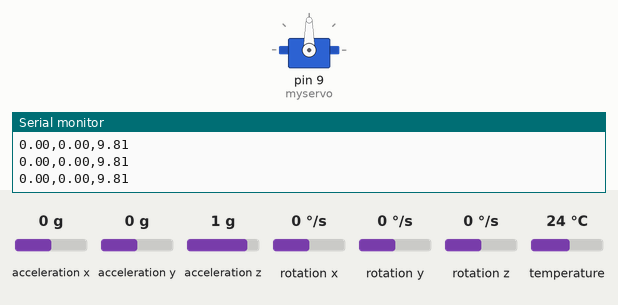
Bench run of a sketch on a simulated Arduino Uno, built with avr-gcc and run on an emulated ATmega328P. Shown: servo, the last lines printed to the serial monitor. Inputs (shaded band) come from the test bench; at power-on: acceleration x 0 g, acceleration y 0 g, acceleration z 1 g, rotation x 0 °/s, rotation y 0 °/s, rotation z 0 °/s, temperature 24 °C.

Above: at 1.3 s.
1.4 s: acceleration x set to -1.4 g
At 2.6 s:
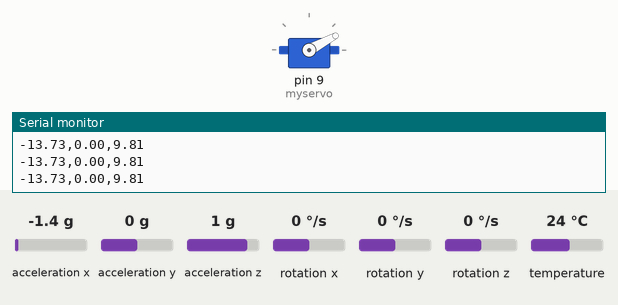
2.9 s: acceleration x set to 1.4 g
At 3.7 s:
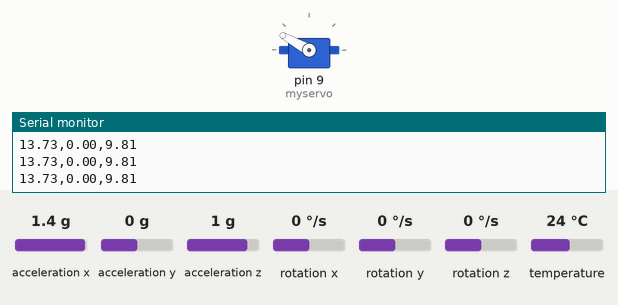
4.4 s: acceleration x set to 0.8 g
At 5.0 s:
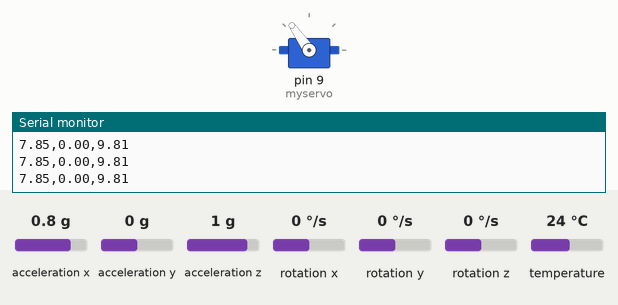
5.9 s: acceleration x set to -0.8 g
At 6.2 s:
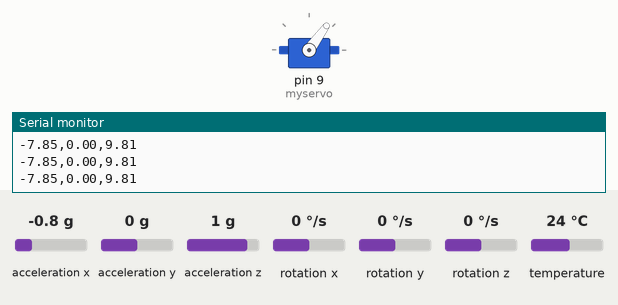
7.4 s: acceleration x set to 0 g
At 8.6 s:
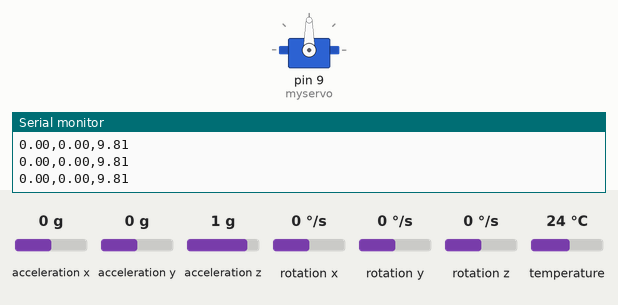
Timing chart, 0 to 9.9 s (numbered marks = the images above; inputs shaded):
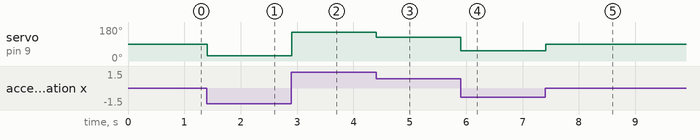

Measured:
- after the input at 1.4 s, servo on pin 9 (myservo): 90° → 28° at once
- after the input at 2.9 s, servo on pin 9 (myservo): 28° → 151° at once
- after the input at 4.4 s, servo on pin 9 (myservo): 151° → 125° at once
- after the input at 5.9 s, servo on pin 9 (myservo): 125° → 54° at once
- after the input at 7.4 s, servo on pin 9 (myservo): 54° → 90° at once

The sketch:

ovladani_serva_mpu6050_bez_vypoctu_uhlu.ino
```cpp
#include <Adafruit_MPU6050.h>
#include <Adafruit_Sensor.h>
#include <Wire.h>
#include <Servo.h>

Servo myservo;
Adafruit_MPU6050 mpu;

void setup(void) {
  Serial.begin(115200);
  myservo.attach(9);
  mpu.begin();
  delay(100);
}

void loop() {
  sensors_event_t a, g, temp;
  mpu.getEvent(&a, &g, &temp);
  Serial.print(a.acceleration.x);
  Serial.print(",");
  Serial.print(a.acceleration.y);
  Serial.print(",");
  Serial.print(a.acceleration.z);
  Serial.println();
  myservo.write(90+90*a.acceleration.x/20.0);
  delay(5);
}
```
